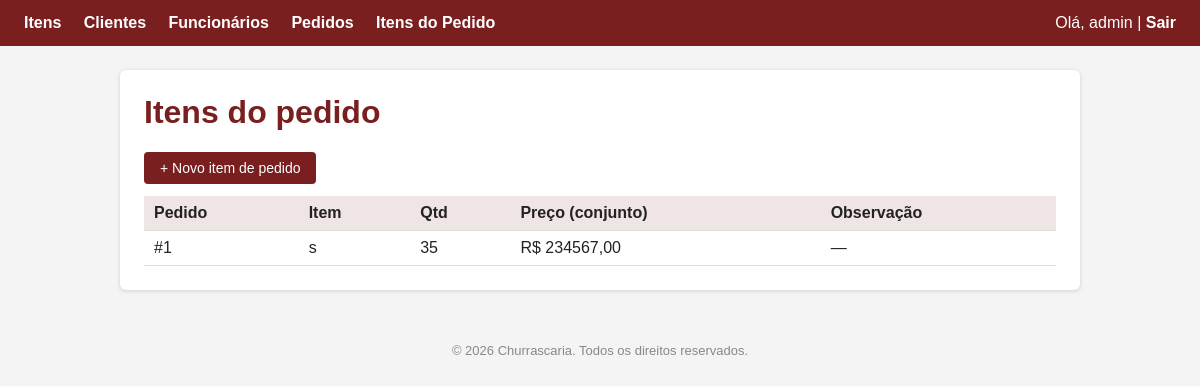
Page /itempedidos/ (signed in) on the committed database.
### itempedido/models.py (models this page shows, shortened)
class ItemPedido(models.Model):
    pedido = models.ForeignKey(Pedido, on_delete=models.CASCADE)
    item = models.ForeignKey(Item, on_delete=models.PROTECT)
    quantidade = models.PositiveIntegerField(default=1)
    preco_conjunto  = models.DecimalField(max_digits=8, decimal_places=2)
    observacao = models.CharField(max_length=200, blank=True)
    class Meta:
        unique_together = ('pedido', 'item')

### item/models.py (models this page shows)
class Item(models.Model):
    CATEGORIA_CHOICES = [
        ('CARNE', 'Carne'),
        ('ACOMPANHAMENTO', 'Acompanhamento'),
        ('BEBIDA', 'Bebida'),
        ('SOBREMESA', 'Sobremesa'),
    ]
    nome = models.CharField(max_length=100)
    descricao = models.TextField(blank=True)
    preco = models.DecimalField(max_digits=8, decimal_places=2, validators=[MinValueValidator(0)])
    categoria = models.CharField(max_length=20, choices=CATEGORIA_CHOICES)
    disponivel = models.BooleanField(default=True)
    def __str__(self):
        return self.nome

### itempedido/views.py (the view)
# urls.py: path('', views.itempedido_list, name='itempedido_list'),
@login_required
@permission_required('itempedido.view_itempedido', raise_exception=True)
def itempedido_list(request):
    itens_pedido = ItemPedido.objects.all().order_by('pedido_id')
    return render(request, 'itempedido/itempedido_list.html', {'itens_pedido': itens_pedido})

### templates/itempedido/itempedido_list.html (shortened to what this page needs)
{% extends 'base.html' %}
{% block content %}
    <h1>Itens do pedido</h1>
    <a class="btn" href="{% url 'itempedido_create' %}">+ Novo item de pedido</a>
    {% if itens_pedido %}
        <table>
            <tr>
                <th>Pedido</th>
                <th>Item</th>
                <th>Qtd</th>
                <th>Preço (conjunto)</th>
                <th>Observação</th>
            </tr>
            {% for ip in itens_pedido %}
                <tr>
                    <td>#{{ ip.pedido_id }}</td>
                    <td>{{ ip.item }}</td>
                    <td>{{ ip.quantidade }}</td>
                    <td>R$ {{ ip.preco_conjunto }}</td>
                    <td>{{ ip.observacao|default:"—" }}</td>
                </tr>
            {% endfor %}
        </table>
    {% else %}
        <p class="empty">Nenhum item de pedido cadastrado ainda.</p>
    {% endif %}
{% endblock %}

### templates/base.html (shortened to what this page needs)
{% load static %}
<!DOCTYPE html>
<html lang="pt-br">
<head>
    <link rel="stylesheet" href="{% static 'css/style.css' %}">
</head>
<body>
    {% block navbar %}
    <nav>
        {% if perms.item.view_item %}
            <a href="{% url 'item_list' %}">Itens</a>
        {% endif %}
        {% if perms.cliente.view_cliente %}
            <a href="{% url 'cliente_list' %}">Clientes</a>
        {% endif %}
        {% if perms.funcionario.view_funcionario %}
            <a href="{% url 'funcionario_list' %}">Funcionários</a>
        {% endif %}
        {% if perms.pedido.view_pedido %}
            <a href="{% url 'pedido_list' %}">Pedidos</a>
        {% endif %}
        {% if perms.itempedido.view_itempedido %}
            <a href="{% url 'itempedido_list' %}">Itens do Pedido</a>
        {% endif %}
        {% if user.is_authenticated %}
            <span style="color:#fff; float:right;">Olá, {{ user.username }} |
            <form action="{% url 'logout' %}" method="post" class="logout-form">
                <button type="submit" class="logout-link">Sair</button>
            </form></span>
        {% else %}
            <a href="{% url 'login' %}" style="float:right;">Entrar</a>
        {% endif %}
    </nav>
    {% endblock %}
    <div class="container">
        {% block content %}{% endblock %}
    </div>
    {% block footer %}
    <footer>
        <p>&copy; {% now "Y" %} Churrascaria. Todos os direitos reservados.</p>
    </footer>
    {% endblock %}
</body>
</html>

### static/css/style.css (style rules this page uses)
* { box-sizing: border-box; }
body { font-family: Arial, Helvetica, sans-serif; margin: 0; background: #f4f4f4; color: #222; }
footer { text-align: center; padding: 16px; color: #888; font-size: 13px; }
nav { background: #7a1f1f; padding: 14px 24px; }
nav a { color: #fff; text-decoration: none; margin-right: 18px; font-weight: bold; }
.container { max-width: 960px; margin: 24px auto; background: #fff; padding: 24px; border-radius: 6px; box-shadow: 0 1px 4px rgba(0,0,0,0.15); }
h1 { margin-top: 0; color: #7a1f1f; }
table { width: 100%; border-collapse: collapse; margin-top: 12px; }
th, td { text-align: left; padding: 8px 10px; border-bottom: 1px solid #ddd; }
th { background: #f0e5e5; }
.btn { display: inline-block; background: #7a1f1f; color: #fff; padding: 8px 16px; border-radius: 4px; text-decoration: none; border: none; cursor: pointer; font-size: 14px; }
.logout-form { display: inline; }
.logout-link { background: none; border: none; padding: 0; color: #fff; font-weight: bold; text-decoration: none; cursor: pointer; font-family: inherit; font-size: inherit; }

### rows in the picture
ItemPedido: pedido_id "1", item "s", quantidade "35", preco_conjunto "234567,00", observacao "—"

### other values in the picture
{{ user.username }} "admin"
